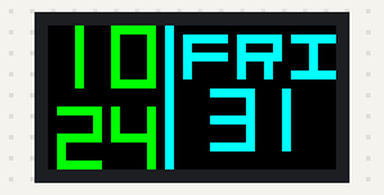
The program below on a simulated ESP32. Parts: 32×16 colour display. WiFi joins after 1.5 s; servers stay silent unless stated; the local clock reads 2024-03-15 10:24:30 at power-on unless the program sets it.

Above: at 1.79 s.
At 6.1 s:
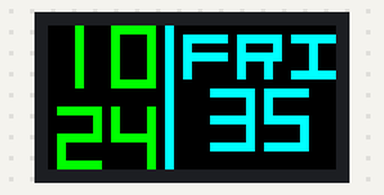
At 11.1 s:
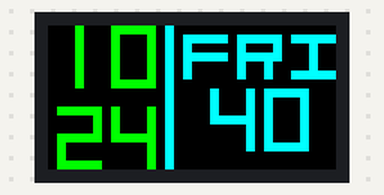
At 20.1 s:
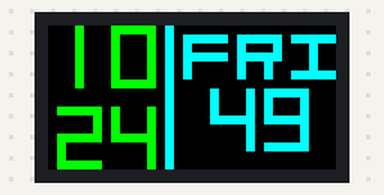
At 29.1 s:
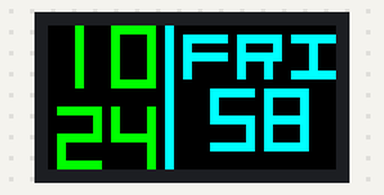
At 39.1 s:
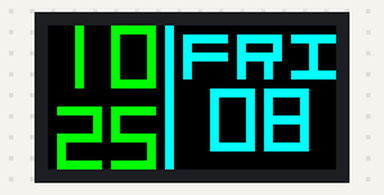

Measured:
- what the display in image 0 shows lasts 0.4 s, from 1.6 s to 2.0 s
- what the display in image 1 shows lasts 0.9 s, from 6.1 s to 7.0 s

The program:

main.cpp
```cpp
#include <Arduino.h>
#include <PxMatrix.h>
#include <WiFi.h>
#include "Clock_1.h"
#include "Clock_2.h"

#define P_LAT 26
#define P_A 19
#define P_B 23
#define P_OE 16

hw_timer_t *timer = NULL;
portMUX_TYPE timerMux = portMUX_INITIALIZER_UNLOCKED;

PxMATRIX display(32, 16, P_LAT, P_OE, P_A, P_B);

// Colors
uint16_t myCyan = display.color565(0, 255, 255);
uint16_t myMagenta = display.color565(255, 0, 255);
uint16_t myGreen = display.color565(0, 255, 0);
uint16_t myRed = display.color565(255, 0, 0);
uint16_t myBlue = display.color565(0, 0, 255);
uint16_t myYellow = display.color565(255, 255, 0);

// WiFi credentials
const char *ssid = "Das_House_lite";
const char *password = "2444666668888888";
// NTP settings
const char *ntpServer = "pool.ntp.org";
const long gmtOffset_sec = 6 * 3600; // Bangladesh UTC+6
const int daylightOffset_sec = 0;

void IRAM_ATTR display_updater()
{
  portENTER_CRITICAL_ISR(&timerMux);
  display.display(60);
  portEXIT_CRITICAL_ISR(&timerMux);
}

void display_update_enable(bool is_enable)
{
  if (is_enable)
  {
    timer = timerBegin(0, 80, true);
    timerAttachInterrupt(timer, &display_updater, true);
    timerAlarmWrite(timer, 4000, true);
    timerAlarmEnable(timer);
  }
  else
  {
    timerDetachInterrupt(timer);
    timerAlarmDisable(timer);
  }
}
void setup()
{
  Serial.begin(9600);
  WiFi.begin(ssid, password);
  while (WiFi.status() != WL_CONNECTED)
    delay(500);
  configTime(gmtOffset_sec, daylightOffset_sec, ntpServer);

  display.begin(4);
  display.setScanPattern(ZAGZIG);
  display.clearDisplay();
  // display.setBrightness(0);
  display_update_enable(true);
}

void loop()
{
  showClock_1();
  // showClock_2();

}
```

Clock_1.h
```cpp
#pragma once

#include <PxMatrix.h>
#include <time.h>
#include "fonts/Org_01.h"
#include "fonts/Digital5x78pt7b.h"

// Externally defined in main.cpp
extern PxMATRIX display;
extern uint16_t myGreen, myCyan;
inline void display_text(int x, int y, const char *a, uint16_t color)
{
  display.setTextColor(color);
  display.setCursor(x, y);
  display.print(a);
}
inline void showClock_1()
{
  static int lastSec = -1;
  struct tm timeinfo;
  if (!getLocalTime(&timeinfo))
  {
    display.clearDisplay();
    display.setCursor(0, 0);
    display.print("No");
    display.print("NTP");
    delay(1000);
    return;
  }

  int currentSec = timeinfo.tm_sec;
  if (currentSec == lastSec)
    return;

  // Format time
  char hourStr[3], minStr[3], secStr[3], prevSecStr[3];
  char weekStr[4];
  strftime(hourStr, sizeof(hourStr), "%I", &timeinfo);
  strftime(minStr, sizeof(minStr), "%M", &timeinfo);
  snprintf(secStr, sizeof(secStr), "%02d", currentSec);

  int prevSec = (lastSec == -1) ? currentSec : lastSec;
  snprintf(prevSecStr, sizeof(prevSecStr), "%02d", prevSec);
  strftime(weekStr, sizeof(weekStr), "%a", &timeinfo);
  for (int i = 0; weekStr[i]; i++) {
    weekStr[i] = toupper(weekStr[i]);
  }

  if (currentSec % 10 == 1)
  {
    for (int y = 17; y >= 13; y--)
    {
      display.clearDisplay();
      display.setFont(&Digital5x78pt7b);
      display.setTextColor(myGreen);
      display.setCursor(1, 6);
      display.print(hourStr);
      display.setCursor(1, 15);
      display.print(minStr);
      display.drawLine(13, 0, 13, 15, myCyan);
      display.setFont(&Org_01);
      display.setTextColor(myCyan);
      display.setCursor(15, 5);
      display.print(weekStr);
      display.setFont(&Digital5x78pt7b);
      display.setTextColor(myCyan);
      display.setCursor(18, y);
      display.print(prevSecStr);
      display.setCursor(18, y + 19);
      display.print(secStr);

      delay(20);
    }
  }
  else
  {
    char leftDigit[2] = {secStr[0], '\0'};
    char rightDigit[2] = {secStr[1], '\0'};
    char prevRightDigit[2] = {prevSecStr[1], '\0'};

    if (secStr[1] == '0')
      leftDigit[0] = prevSecStr[0];

    for (int y = 17; y >= 13; y--)
    {
      display.clearDisplay();
      display.setFont(&Digital5x78pt7b);
      display.setTextColor(myGreen);
      display.setCursor(1, 6);
      display.print(hourStr);
      display.setCursor(1, 15);
      display.print(minStr);
      display.drawLine(13, 0, 13, 15, myCyan);
      display.setFont(&Org_01);
      display.setTextColor(myCyan);
      display.setCursor(15, 5);
      display.print(weekStr);
      display.setFont(&Digital5x78pt7b);
      display.setTextColor(myCyan);
      display.setCursor(18, 13);
      display.print(leftDigit);
      display.setCursor(24, y);
      display.print(prevRightDigit);
      display.setCursor(24, y + 21);
      display.print(rightDigit);

      delay(20);
    }
  }

  lastSec = currentSec;
}
```

Clock_2.h
```cpp
#pragma once

#include <PxMatrix.h>
#include <time.h>
#include "fonts/BigNumber.h"

extern PxMATRIX display;
extern uint16_t myGreen, myCyan,myRed;

inline void showClock_2()
{
    static int lastMin = -1;
    struct tm timeinfo;
    if (!getLocalTime(&timeinfo))
    {
        display.clearDisplay();
        display.setCursor(0, 0);
        display.print("No");
        display.print("NTP");
        delay(1000);
        return;
    }

    // Only update if minute changed
    if (timeinfo.tm_min == lastMin) return;
    lastMin = timeinfo.tm_min;

    // Format time
    char hourStr[3], minStr[3];
    strftime(hourStr, sizeof(hourStr), "%I", &timeinfo);
    strftime(minStr, sizeof(minStr), "%M", &timeinfo);

    display.clearDisplay();
    display.setFont(&BigNumber7pt7b);
    display.setTextColor(myGreen);

    // Adjust these values for your font and display
    display.setCursor(0, 11); // Try (0, 14) for 16px height
    display.print(hourStr);
    display.drawLine(16, 0, 16, 15, myRed);
    display.setCursor(18, 11); // Try (16, 14) for minutes
    display.print(minStr);
}
```

Org_01.h
```cpp
#pragma once
#include <Adafruit_GFX.h>

// Org_v01 by Orgdot (www.orgdot.com/aliasfonts).  A tiny,
// stylized font with all characters within a 6 pixel height.

const uint8_t Org_01Bitmaps[] PROGMEM = {
    0xE8, 0xA0, 0x57, 0xD5, 0xF5, 0x00, 0xFD, 0x3E, 0x5F, 0x80, 0x88, 0x88,
    0x88, 0x80, 0xF4, 0xBF, 0x2E, 0x80, 0x80, 0x6A, 0x40, 0x95, 0x80, 0xAA,
    0x80, 0x5D, 0x00, 0xC0, 0xF0, 0x80, 0x08, 0x88, 0x88, 0x00, 0xFC, 0x63,
    0x1F, 0x80, 0xF8, 0xF8, 0x7F, 0x0F, 0x80, 0xF8, 0x7E, 0x1F, 0x80, 0x8C,
    0x7E, 0x10, 0x80, 0xFC, 0x3E, 0x1F, 0x80, 0xFC, 0x3F, 0x1F, 0x80, 0xF8,
    0x42, 0x10, 0x80, 0xFC, 0x7F, 0x1F, 0x80, 0xFC, 0x7E, 0x1F, 0x80, 0x90,
    0xB0, 0x2A, 0x22, 0xF0, 0xF0, 0x88, 0xA8, 0xF8, 0x4E, 0x02, 0x00, 0xFD,
    0x6F, 0x0F, 0x80, 0xFC, 0x7F, 0x18, 0x80, 0xF4, 0x7D, 0x1F, 0x00, 0xFC,
    0x21, 0x0F, 0x80, 0xF4, 0x63, 0x1F, 0x00, 0xFC, 0x3F, 0x0F, 0x80, 0xFC,
    0x3F, 0x08, 0x00, 0xFC, 0x2F, 0x1F, 0x80, 0x8C, 0x7F, 0x18, 0x80, 0xF9,
    0x08, 0x4F, 0x80, 0x78, 0x85, 0x2F, 0x80, 0x8D, 0xB1, 0x68, 0x80, 0x84,
    0x21, 0x0F, 0x80, 0xFD, 0x6B, 0x5A, 0x80, 0xFC, 0x63, 0x18, 0x80, 0xFC,
    0x63, 0x1F, 0x80, 0xFC, 0x7F, 0x08, 0x00, 0xFC, 0x63, 0x3F, 0x80, 0xFC,
    0x7F, 0x29, 0x00, 0xFC, 0x3E, 0x1F, 0x80, 0xF9, 0x08, 0x42, 0x00, 0x8C,
    0x63, 0x1F, 0x80, 0x8C, 0x62, 0xA2, 0x00, 0xAD, 0x6B, 0x5F, 0x80, 0x8A,
    0x88, 0xA8, 0x80, 0x8C, 0x54, 0x42, 0x00, 0xF8, 0x7F, 0x0F, 0x80, 0xEA,
    0xC0, 0x82, 0x08, 0x20, 0x80, 0xD5, 0xC0, 0x54, 0xF8, 0x80, 0xF1, 0xFF,
    0x8F, 0x99, 0xF0, 0xF8, 0x8F, 0x1F, 0x99, 0xF0, 0xFF, 0x8F, 0x6B, 0xA4,
    0xF9, 0x9F, 0x10, 0x8F, 0x99, 0x90, 0xF0, 0x55, 0xC0, 0x8A, 0xF9, 0x90,
    0xF8, 0xFD, 0x63, 0x10, 0xF9, 0x99, 0xF9, 0x9F, 0xF9, 0x9F, 0x80, 0xF9,
    0x9F, 0x20, 0xF8, 0x88, 0x47, 0x1F, 0x27, 0xC8, 0x42, 0x00, 0x99, 0x9F,
    0x99, 0x97, 0x8C, 0x6B, 0xF0, 0x96, 0x69, 0x99, 0x9F, 0x10, 0x2E, 0x8F,
    0x2B, 0x22, 0xF8, 0x89, 0xA8, 0x0F, 0xE0};

const GFXglyph Org_01Glyphs[] PROGMEM = {{0, 0, 0, 6, 0, 1},     // 0x20 ' '
                                         {0, 1, 5, 2, 0, -4},    // 0x21 '!'
                                         {1, 3, 1, 4, 0, -4},    // 0x22 '"'
                                         {2, 5, 5, 6, 0, -4},    // 0x23 '#'
                                         {6, 5, 5, 6, 0, -4},    // 0x24 '$'
                                         {10, 5, 5, 6, 0, -4},   // 0x25 '%'
                                         {14, 5, 5, 6, 0, -4},   // 0x26 '&'
                                         {18, 1, 1, 2, 0, -4},   // 0x27 '''
                                         {19, 2, 5, 3, 0, -4},   // 0x28 '('
                                         {21, 2, 5, 3, 0, -4},   // 0x29 ')'
                                         {23, 3, 3, 4, 0, -3},   // 0x2A '*'
                                         {25, 3, 3, 4, 0, -3},   // 0x2B '+'
                                         {27, 1, 2, 2, 0, 0},    // 0x2C ','
                                         {28, 4, 1, 5, 0, -2},   // 0x2D '-'
                                         {29, 1, 1, 2, 0, 0},    // 0x2E '.'
                                         {30, 5, 5, 6, 0, -4},   // 0x2F '/'
                                         {34, 5, 5, 6, 0, -4},   // 0x30 '0'
                                         {38, 1, 5, 2, 0, -4},   // 0x31 '1'
                                         {39, 5, 5, 6, 0, -4},   // 0x32 '2'
                                         {43, 5, 5, 6, 0, -4},   // 0x33 '3'
                                         {47, 5, 5, 6, 0, -4},   // 0x34 '4'
                                         {51, 5, 5, 6, 0, -4},   // 0x35 '5'
                                         {55, 5, 5, 6, 0, -4},   // 0x36 '6'
                                         {59, 5, 5, 6, 0, -4},   // 0x37 '7'
                                         {63, 5, 5, 6, 0, -4},   // 0x38 '8'
                                         {67, 5, 5, 6, 0, -4},   // 0x39 '9'
                                         {71, 1, 4, 2, 0, -3},   // 0x3A ':'
                                         {72, 1, 4, 2, 0, -3},   // 0x3B ';'
                                         {73, 3, 5, 4, 0, -4},   // 0x3C '<'
                                         {75, 4, 3, 5, 0, -3},   // 0x3D '='
                                         {77, 3, 5, 4, 0, -4},   // 0x3E '>'
                                         {79, 5, 5, 6, 0, -4},   // 0x3F '?'
                                         {83, 5, 5, 6, 0, -4},   // 0x40 '@'
                                         {87, 5, 5, 6, 0, -4},   // 0x41 'A'
                                         {91, 5, 5, 6, 0, -4},   // 0x42 'B'
                                         {95, 5, 5, 6, 0, -4},   // 0x43 'C'
                                         {99, 5, 5, 6, 0, -4},   // 0x44 'D'
                                         {103, 5, 5, 6, 0, -4},  // 0x45 'E'
                                         {107, 5, 5, 6, 0, -4},  // 0x46 'F'
                                         {111, 5, 5, 6, 0, -4},  // 0x47 'G'
                                         {115, 5, 5, 6, 0, -4},  // 0x48 'H'
                                         {119, 5, 5, 6, 0, -4},  // 0x49 'I'
                                         {123, 5, 5, 6, 0, -4},  // 0x4A 'J'
                                         {127, 5, 5, 6, 0, -4},  // 0x4B 'K'
                                         {131, 5, 5, 6, 0, -4},  // 0x4C 'L'
                                         {135, 5, 5, 6, 0, -4},  // 0x4D 'M'
                                         {139, 5, 5, 6, 0, -4},  // 0x4E 'N'
                                         {143, 5, 5, 6, 0, -4},  // 0x4F 'O'
                                         {147, 5, 5, 6, 0, -4},  // 0x50 'P'
                                         {151, 5, 5, 6, 0, -4},  // 0x51 'Q'
                                         {155, 5, 5, 6, 0, -4},  // 0x52 'R'
                                         {159, 5, 5, 6, 0, -4},  // 0x53 'S'
                                         {163, 5, 5, 6, 0, -4},  // 0x54 'T'
                                         {167, 5, 5, 6, 0, -4},  // 0x55 'U'
                                         {171, 5, 5, 6, 0, -4},  // 0x56 'V'
                                         {175, 5, 5, 6, 0, -4},  // 0x57 'W'
                                         {179, 5, 5, 6, 0, -4},  // 0x58 'X'
                                         {183, 5, 5, 6, 0, -4},  // 0x59 'Y'
                                         {187, 5, 5, 6, 0, -4},  // 0x5A 'Z'
                                         {191, 2, 5, 3, 0, -4},  // 0x5B '['
                                         {193, 5, 5, 6, 0, -4},  // 0x5C '\'
                                         {197, 2, 5, 3, 0, -4},  // 0x5D ']'
                                         {199, 3, 2, 4, 0, -4},  // 0x5E '^'
                                         {200, 5, 1, 6, 0, 1},   // 0x5F '_'
                                         {201, 1, 1, 2, 0, -4},  // 0x60 '`'
                                         {202, 4, 4, 5, 0, -3},  // 0x61 'a'
                                         {204, 4, 5, 5, 0, -4},  // 0x62 'b'
                                         {207, 4, 4, 5, 0, -3},  // 0x63 'c'
                                         {209, 4, 5, 5, 0, -4},  // 0x64 'd'
                                         {212, 4, 4, 5, 0, -3},  // 0x65 'e'
                                         {214, 3, 5, 4, 0, -4},  // 0x66 'f'
                                         {216, 4, 5, 5, 0, -3},  // 0x67 'g'
                                         {219, 4, 5, 5, 0, -4},  // 0x68 'h'
                                         {222, 1, 4, 2, 0, -3},  // 0x69 'i'
                                         {223, 2, 5, 3, 0, -3},  // 0x6A 'j'
                                         {225, 4, 5, 5, 0, -4},  // 0x6B 'k'
                                         {228, 1, 5, 2, 0, -4},  // 0x6C 'l'
                                         {229, 5, 4, 6, 0, -3},  // 0x6D 'm'
                                         {232, 4, 4, 5, 0, -3},  // 0x6E 'n'
                                         {234, 4, 4, 5, 0, -3},  // 0x6F 'o'
                                         {236, 4, 5, 5, 0, -3},  // 0x70 'p'
                                         {239, 4, 5, 5, 0, -3},  // 0x71 'q'
                                         {242, 4, 4, 5, 0, -3},  // 0x72 'r'
                                         {244, 4, 4, 5, 0, -3},  // 0x73 's'
                                         {246, 5, 5, 6, 0, -4},  // 0x74 't'
                                         {250, 4, 4, 5, 0, -3},  // 0x75 'u'
                                         {252, 4, 4, 5, 0, -3},  // 0x76 'v'
                                         {254, 5, 4, 6, 0, -3},  // 0x77 'w'
                                         {257, 4, 4, 5, 0, -3},  // 0x78 'x'
                                         {259, 4, 5, 5, 0, -3},  // 0x79 'y'
                                         {262, 4, 4, 5, 0, -3},  // 0x7A 'z'
                                         {264, 3, 5, 4, 0, -4},  // 0x7B '{'
                                         {266, 1, 5, 2, 0, -4},  // 0x7C '|'
                                         {267, 3, 5, 4, 0, -4},  // 0x7D '}'
                                         {269, 5, 3, 6, 0, -3}}; // 0x7E '~'

const GFXfont Org_01 PROGMEM = {(uint8_t *)Org_01Bitmaps,
                                (GFXglyph *)Org_01Glyphs, 0x20, 0x7E, 7};

// Approx. 943 bytes
```

Source omitted: BigNumber.h (data table, 10620 bytes), gital5x78pt7b.h (data table, 7163 bytes)
